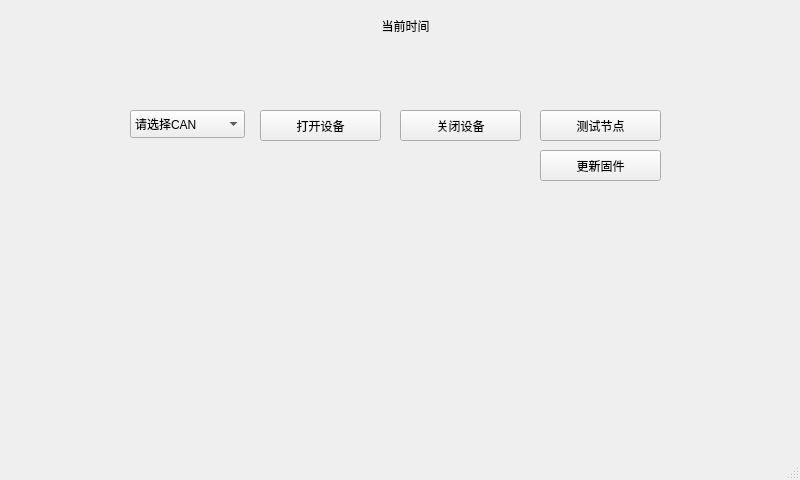
<?xml version="1.0" encoding="UTF-8"?>
<ui version="4.0">
 <class>MainWindow</class>
 <widget class="QMainWindow" name="MainWindow">
  <property name="geometry">
   <rect>
    <x>0</x>
    <y>0</y>
    <width>800</width>
    <height>480</height>
   </rect>
  </property>
  <property name="windowTitle">
   <string>Sync Time FY-299</string>
  </property>
  <widget class="QWidget" name="centralWidget">
   <widget class="QPushButton" name="pushButton_sync">
    <property name="geometry">
     <rect>
      <x>540</x>
      <y>110</y>
      <width>121</width>
      <height>31</height>
     </rect>
    </property>
    <property name="text">
     <string>测试节点</string>
    </property>
   </widget>
   <widget class="QLabel" name="labelCurrentTime">
    <property name="geometry">
     <rect>
      <x>80</x>
      <y>50</y>
      <width>651</width>
      <height>41</height>
     </rect>
    </property>
    <property name="text">
     <string/>
    </property>
    <property name="alignment">
     <set>Qt::AlignCenter</set>
    </property>
   </widget>
   <widget class="QLabel" name="labelTitle">
    <property name="geometry">
     <rect>
      <x>290</x>
      <y>10</y>
      <width>231</width>
      <height>31</height>
     </rect>
    </property>
    <property name="text">
     <string>当前时间</string>
    </property>
    <property name="alignment">
     <set>Qt::AlignCenter</set>
    </property>
   </widget>
   <widget class="QPushButton" name="pushButton_open">
    <property name="geometry">
     <rect>
      <x>260</x>
      <y>110</y>
      <width>121</width>
      <height>31</height>
     </rect>
    </property>
    <property name="text">
     <string>打开设备</string>
    </property>
   </widget>
   <widget class="QPushButton" name="pushButton_close">
    <property name="geometry">
     <rect>
      <x>400</x>
      <y>110</y>
      <width>121</width>
      <height>31</height>
     </rect>
    </property>
    <property name="text">
     <string>关闭设备</string>
    </property>
   </widget>
   <widget class="QLabel" name="labelTips">
    <property name="geometry">
     <rect>
      <x>180</x>
      <y>350</y>
      <width>461</width>
      <height>31</height>
     </rect>
    </property>
    <property name="text">
     <string/>
    </property>
    <property name="alignment">
     <set>Qt::AlignCenter</set>
    </property>
   </widget>
   <widget class="QComboBox" name="comboBox">
    <property name="geometry">
     <rect>
      <x>130</x>
      <y>110</y>
      <width>115</width>
      <height>28</height>
     </rect>
    </property>
    <item>
     <property name="text">
      <string>请选择CAN</string>
     </property>
    </item>
    <item>
     <property name="text">
      <string>CAN 1</string>
     </property>
    </item>
    <item>
     <property name="text">
      <string>CAN 2</string>
     </property>
    </item>
   </widget>
   <widget class="QPushButton" name="pushButton_sync_2">
    <property name="geometry">
     <rect>
      <x>540</x>
      <y>150</y>
      <width>121</width>
      <height>31</height>
     </rect>
    </property>
    <property name="text">
     <string>更新固件</string>
    </property>
   </widget>
  </widget>
  <widget class="QMenuBar" name="menuBar">
   <property name="geometry">
    <rect>
     <x>0</x>
     <y>0</y>
     <width>800</width>
     <height>23</height>
    </rect>
   </property>
  </widget>
  <widget class="QStatusBar" name="statusBar"/>
 </widget>
 <layoutdefault spacing="6" margin="11"/>
 <resources/>
 <connections/>
</ui>
